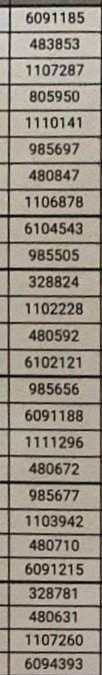
#> input picture bigPicture.jpeg, 102 x 675 px, found by its file name
$ python checkEncrypt.py
#> lines starting #> are read from the running program, lines starting #| are printed output that depends on the picture; after the words box and inside, x2 and y2 are one past the last pixel; in counts of white or black regions, pixels touching at a corner belong together
import cv2
from cv2 import compare
import pytesseract
import numpy as np
import re
import random
from os import listdir
from os.path import isfile, join
from pytesseract import Output


class textMarker:
    # added this class
    def cropPaste(sourceList, compList):
        for dic in sourceList:
            cropped_img = dic["img_obj"]
            org_img = dic["org_img"]
            img_height = np.shape(cropped_img)[0]
            img_width = np.shape(cropped_img)[1]
            org_img[dic["crop_coor"][1]:img_height, dic["crop_coor"][0]:img_width] = dic["img_obj"]
            dic["org_img"] = org_img
        for dic in compList:
            cropped_img = dic["img_obj"]
            org_img = dic["org_img"]
            img_height = np.shape(cropped_img)[0] + dic["crop_coor"][0]
            img_width = np.shape(cropped_img)[1] + dic["crop_coor"][1]
            org_img[dic["crop_coor"][0]:img_height, dic["crop_coor"][1]:img_width] = dic["img_obj"]
            dic["org_img"] = org_img


    # shows all the images that are in the compare and source img lists.
    def imgShow(source_photos, compare_photos):
        counter = 0
        for photo in source_photos:
            cv2.imshow("{}".format(random.randint(1, 1000)), source_photos[counter]["org_img"])
            # cv2.waitKey(0)
            counter += 1
        counter = 0
        for photo2 in compare_photos:
            cv2.imshow("{}".format(random.randint(1, 1000)), compare_photos[counter]["org_img"])
            # cv2.waitKey(0)
            counter += 1

                #   (1) img location in memory
                #   (2) bool set to true if image depict a table
                #   (3) specify if the img was cropped and provide the original img
                #   (4) specify the box coordinates of the cropped image (tuple)
    def ImageToData(img_address, is_table, orgImg=None, orgImg_coor=None):
        img_data = None
        if(is_table):
            img = cv2.imread(img_address)
            result = textMarker.OCR_correct(img)
            img_data = pytesseract.image_to_data(result, output_type=Output.DICT, config='tessedit_char_whitelist=0123456789')
            img_data["img_obj"] = img
            if(orgImg is not None):
                org_img = cv2.imread(orgImg)
                img_data["org_img"] = org_img
                img_data["crop_coor"] = orgImg_coor
            # if the photo wasn't cropped, put the original image into the org_img as well as img_obj
            else:
                img_data["org_img"] = img
                img_data["crop_coor"] = (0,0)
        else:
            img = cv2.imread(img_address)
            img_data = pytesseract.image_to_data(img, output_type=Output.DICT, config=r'-l eng+heb')
            textMarker.strip_char(img_data)
            img_data["img_obj"] = img
            if(orgImg is not None):
                img_data["org_img"] = orgImg
                img_data["crop_coor"] = orgImg_coor
            # if the photo wasn't cropped, put the original image into the org_img as well as img_obj
            else:
                img_data["org_img"] = img
                img_data["crop_coor"] = (0,0)
        return img_data


    # method that strips any string from the numbers list that is not a number for filtering only the numbers from the list
    def strip_char(img_data):
        counter = 0
        for iden_num in img_data["text"]:
            img_data["text"][counter] = re.sub("[^0-9]", "", iden_num)
            counter += 1

    def OCR_correct(img):
        result = img.copy()
        result = cv2.cvtColor(result, cv2.COLOR_BGR2GRAY)

        # finding the background color for blending the lines for tesseract to identify it
        hist = cv2.calcHist([result], [0], None, [256], [0, 256])
        heighestIn = np.where(np.amax(hist) == hist)
        blendingColor = heighestIn[0][0].item()
        threshold = cv2.threshold(
            result, 0, 255, cv2.THRESH_BINARY_INV + cv2.THRESH_OTSU)[1]
        horizontalKernel = cv2.getStructuringElement(cv2.MORPH_RECT, (30, 1))
        removeHoriontal = cv2.morphologyEx(
            threshold, cv2.MORPH_OPEN, horizontalKernel, iterations=2)
        contursH = cv2.findContours(
            removeHoriontal, cv2.RETR_EXTERNAL, cv2.CHAIN_APPROX_SIMPLE)
        contursH = contursH[0] if len(contursH) == 2 else contursH[1]
        for c in contursH:
            cv2.drawContours(
                result, [c], -1, (blendingColor, blendingColor, blendingColor), 5)

        VerticalKernel = cv2.getStructuringElement(cv2.MORPH_RECT, (1, 30))
        removeVertical = cv2.morphologyEx(
            threshold, cv2.MORPH_OPEN, VerticalKernel, iterations=2)
        contursV = cv2.findContours(
            removeVertical, cv2.RETR_EXTERNAL, cv2.CHAIN_APPROX_SIMPLE)
        contursV = contursV[0] if len(contursV) == 2 else contursV[1]
        for c in contursV:
            cv2.drawContours(
                result, [c], -1, (blendingColor, blendingColor, blendingColor), 5)
        return result


    def OCR_wtextCorrect(img):
        img = textMarker.OCR_correct(img)
        text_mask = cv2.threshold(
            img, 0, 255, cv2.THRESH_BINARY_INV + cv2.THRESH_OTSU)[1]
        result = cv2.bitwise_and(img, img, mask=text_mask)
        return result


    # 1) iterate over source pics
    # 2) choose a source pic
    # 3) iterate over source pic texts
    # 4) extract it's data and iterate over compare pics
    # 5) extract comapre picture data
    # 6) a) compare source picture text with the compare pic text
        # *) if there is a match:
        # highlight both texts and up the counter of the compare pics array by one
        # **) if not and there is an another pic:
        # move to the other pic and try (a*) again
    # 7) move to the next source pic (if there is one) and try 2 through 6 again

    def MarkWords(img_sourceList, img_compareList):
        alpha = 0.5
        for s_imgData in img_sourceList:
            dic = s_imgData
            for number in range(len(dic["text"])):
                if (dic["text"][number] != '' and int(float(dic['conf'][number])) > 60):
                    bgr_markingColor = [random.randint(1,255),random.randint(1,255),random.randint(1,255)]
                    overlaySource = dic["img_obj"].copy()
                    # counter for going over the cmp pictures Data
                    c_counter = 0
                    # boolean if the number was found in both images
                    num_found = False
                    while (not num_found and c_counter < len(img_compareList)):
                        compare_dic = img_compareList[c_counter]
                        overlayComp = compare_dic["img_obj"].copy()
                        try:
                            # gives me the index of the matching text in the specific compare dictionary
                            # this line acts as a conditional, if there is no matches there will be a ValueError exception
                            cmpText_index = compare_dic["text"].index(dic["text"][number])

                            # highlighting the text on the source picture
                            width = dic["width"][number]
                            height = dic["height"][number]
                            xtop, ytop, xbottom, ybottom = dic["left"][number], dic["top"][
                                number], dic["left"][number] + width, dic["top"][number] + height
                            startingP = (int(xtop), int(ytop))
                            endP = (int(xbottom), int(ybottom))
                            cv2.rectangle(overlaySource, startingP,
                                        endP, (bgr_markingColor[0], bgr_markingColor[1], bgr_markingColor[2]), -1)
                            dic["img_obj"] = cv2.addWeighted(
                                overlaySource, alpha, dic["img_obj"], 1 - alpha, 0)

                            # highlighting the text on the compare picture
                            width = compare_dic["width"][cmpText_index]
                            height = compare_dic["height"][cmpText_index]
                            xtop, ytop, xbottom, ybottom = compare_dic["left"][cmpText_index], compare_dic["top"][
                                cmpText_index], compare_dic["left"][cmpText_index] + width, compare_dic["top"][cmpText_index] + height
                            startingP = (int(xtop), int(ytop))
                            endP = (int(xbottom), int(ybottom))
                            cv2.rectangle(overlayComp, startingP,
                                        endP, (bgr_markingColor[0], bgr_markingColor[1], bgr_markingColor[2]), -1)
                            compare_dic["img_obj"] = cv2.addWeighted(
                                overlayComp, alpha, compare_dic["img_obj"], 1 - alpha, 0)
                            num_found = True
                        except ValueError:
                            # up the counter by one and just move on to the next cmp pic
                            c_counter += 1

    # find out how to read 2 images at the same time because i have trouble with that

img_sourceList = []
img_compareList = []
img_compareList.append(textMarker.ImageToData('C:\\OCRProj\\bigPicture.jpeg', True, 'C:\\OCRProj\\nums.png', (0,259)))
#> in ImageToData, img is the input picture: shape (675, 102, 3); mean B, G, R 133.5, 145, 151.6
#> in OCR_correct, `hist = cv2.calcHist([result], [0], None, [256], [0, 256])`: hist = 256 values, max 2516 at index 173, min 0 at index 0, mean 268.9
#> in OCR_correct, `heighestIn = np.where(np.amax(hist) == hist)`: heighestIn = ([173], [0])
#> in OCR_correct, `blendingColor = heighestIn[0][0].item()`: blendingColor = 173
#> in OCR_correct, `threshold = cv2.threshold( result, 0, 255, cv2.THRESH_BINARY_INV + cv2..`:
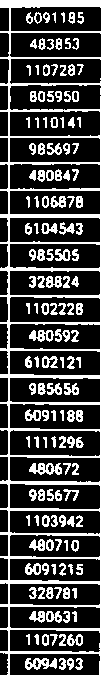
#> threshold: shape (675, 102); 26.7% white; 146 white regions, largest, box (x1, y1, x2, y2) and area: (0, 0, 102, 675) 9949, (29, 463, 62, 475) 248, (25, 658, 57, 670) 237
#> in OCR_correct, `removeHoriontal = cv2.morphologyEx( threshold, cv2.MORPH_OPEN, horizon..`: removeHoriontal: shape (675, 102); 10% white; 26 white regions
#> in OCR_correct, `contursH = cv2.findContours( removeHoriontal, cv2.RETR_EXTERNAL, cv2.C..`: contursH = 26 contours; largest, box (x1, y1, x2, y2) and area: (0, 0, 102, 7) 606, (0, 214, 102, 218) 303, (0, 481, 102, 485) 254, (0, 580, 102, 584) 238, (0, 374, 102, 378) 238
#> the loop in OCR_correct, `for c in contursH:` made 26 passes
#> c on passes 13, 14, 16, 17, 18, 19, 20, 21, 24, 25, 26: [[0, 349], [0, 350], [101, 350], [101, 349]], [[0, 322], [0, 323], [101, 323], [101, 322]], [[0, 268], [0, 270], [101, 270], [101, 268]], [[0, 242], [0, 243], [101, 243], [101, 242]], [[0, 214], [0, 217], [101, 217], [101, 214]], [[0, 189], [0, 190], [101, 190], [101, 189]], [[0, 162], [0, 163], [101, 163], [101, 162]], [[0, 136], [0, 137], [101, 137], [101, 136]], [[0, 57], [0, 58], [101, 58], [101, 57]], [[0, 31], [0, 32], [101, 32], [101, 31]], [[0, 0], [0, 6], [101, 6], [101, 0]]
#> in OCR_correct, `VerticalKernel = cv2.getStructuringElement(cv2.MORPH_RECT, (1, 30))`: VerticalKernel = 30 values from 1 to 1
#> in OCR_correct, `removeVertical = cv2.morphologyEx( threshold, cv2.MORPH_OPEN, Vertical..`: removeVertical: shape (675, 102); 3.8% white; 2 white regions
#> in OCR_correct, `contursV = cv2.findContours( removeVertical, cv2.RETR_EXTERNAL, cv2.CH..`: contursV = 2 contours; box (x1, y1, x2, y2) and area: (8, 0, 11, 675) 658, (100, 0, 102, 675) 576
#> the loop in OCR_correct, `for c in contursV:` made 2 passes
#> after the loop in OCR_correct, `for c in contursV:`: result: shape (675, 102); min 8, max 229, mean 161.4
#> (the call stopped at in ImageToData, `img_data = pytesseract.image_to_data(result, output_type=Output.DICT, ..`: pytesseract is not available in this run)
img_sourceList.append(textMarker.ImageToData('C:\\OCRProj\\green2.png', True))
#> call 2 of ImageToData, with img_address = 'C:\\OCRProj\\green2.png', is_table = True
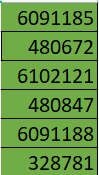
#> input picture green2.png, 99 x 175 px, found by its file name
#> in ImageToData, img is the input picture: shape (175, 99, 3); mean B, G, R 66.5, 148.8, 99.4
#> in OCR_correct (call 2), `threshold = cv2.threshold( result, 0, 255, cv2.THRESH_BINARY_INV + cv2..`: threshold: shape (175, 99); 16.3% white in thin lines or dots
#> in OCR_correct (call 2), `removeHoriontal = cv2.morphologyEx( threshold, cv2.MORPH_OPEN, horizon..`: removeHoriontal: shape (175, 99); 2.8% white in thin lines or dots, all inside (x1, y1, x2, y2) = (3, 31, 99, 148)
#> in OCR_correct (call 2), `contursH = cv2.findContours( removeHoriontal, cv2.RETR_EXTERNAL, cv2.C..`: contursH = 5 contours, all with area under 20
#> the loop in OCR_correct (call 2), `for c in contursH:` made 5 passes
#> c on passes 1 to 5: [[3, 147], [98, 147]], [[3, 118], [98, 118]], [[3, 89], [98, 89]], [[3, 60], [98, 60]], [[3, 31], [98, 31]]
#> after the loop in OCR_correct (call 2), `for c in contursH:`: result: shape (175, 99); min 0, max 255, mean 128.6
#> in OCR_correct (call 2), `removeVertical = cv2.morphologyEx( threshold, cv2.MORPH_OPEN, Vertical..`: removeVertical: shape (175, 99); 0.98% white in thin lines or dots, all inside (x1, y1, x2, y2) = (97, 5, 98, 175)
#> in OCR_correct (call 2), `contursV = cv2.findContours( removeVertical, cv2.RETR_EXTERNAL, cv2.CH..`: contursV = 1 contour, all with area under 20
#> the loop in OCR_correct (call 2), `for c in contursV:` made 1 pass
#> c on pass 1: [[97, 5], [97, 174]]
#> after the loop in OCR_correct (call 2), `for c in contursV:`: result: shape (175, 99); min 0, max 255, mean 128.9
#> (the call stopped at in ImageToData, `img_data = pytesseract.image_to_data(result, output_type=Output.DICT, ..`: pytesseract is not available in this run)
img_sourceList.append(textMarker.ImageToData('C:\\OCRProj\\greentable3.png', True))
#> call 3 of ImageToData, with img_address = 'C:\\OCRProj\\greentable3.png', is_table = True
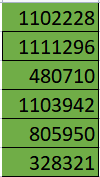
#> input picture greentable3.png, 100 x 177 px, found by its file name
#> in ImageToData, img is the input picture: shape (177, 100, 3); mean B, G, R 68, 149.1, 100.4
#> in OCR_correct (call 3), `hist = cv2.calcHist([result], [0], None, [256], [0, 256])`: hist = 256 values, max 12788 at index 143, min 0 at index 2, mean 69.14
#> in OCR_correct (call 3), `threshold = cv2.threshold( result, 0, 255, cv2.THRESH_BINARY_INV + cv2..`: threshold: shape (177, 100); 16.9% white in thin lines or dots
#> in OCR_correct (call 3), `removeHoriontal = cv2.morphologyEx( threshold, cv2.MORPH_OPEN, horizon..`: removeHoriontal: shape (177, 100); 3.3% white in thin lines or dots, all inside (x1, y1, x2, y2) = (4, 31, 100, 177)
#> in OCR_correct (call 3), `contursH = cv2.findContours( removeHoriontal, cv2.RETR_EXTERNAL, cv2.C..`: contursH = 6 contours, all with area under 20
#> the loop in OCR_correct (call 3), `for c in contursH:` made 6 passes
#> c on passes 1 to 6: [[4, 176], [99, 176]], [[4, 147], [99, 147]], [[4, 118], [99, 118]], [[4, 89], [99, 89]], [[4, 60], [99, 60]], [[4, 31], [99, 31]]
#> after the loop in OCR_correct (call 3), `for c in contursH:`: result: shape (177, 100); min 0, max 255, mean 129.9
#> in OCR_correct (call 3), `removeVertical = cv2.morphologyEx( threshold, cv2.MORPH_OPEN, Vertical..`: removeVertical: shape (177, 100); 0.97% white in thin lines or dots, all inside (x1, y1, x2, y2) = (98, 5, 99, 177)
#> in OCR_correct (call 3), `contursV = cv2.findContours( removeVertical, cv2.RETR_EXTERNAL, cv2.CH..`: contursV = 1 contour, all with area under 20
#> in OCR_correct (call 3), `contursV = contursV[0] if len(contursV) == 2 else contursV[1]`: contursV = [[[98, 5], [98, 176]]]
#> the loop in OCR_correct (call 3), `for c in contursV:` made 1 pass
#> c on pass 1: [[98, 5], [98, 176]]
#> after the loop in OCR_correct (call 3), `for c in contursV:`:
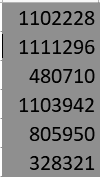
#> result: shape (177, 100); min 0, max 255, mean 130.1
#> (the call stopped at in ImageToData, `img_data = pytesseract.image_to_data(result, output_type=Output.DICT, ..`: pytesseract is not available in this run)
img_sourceList.append(textMarker.ImageToData('C:\\OCRProj\\sourceta.png', True))
#> call 4 of ImageToData, with img_address = 'C:\\OCRProj\\sourceta.png', is_table = True
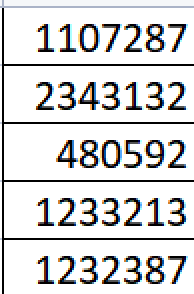
#> input picture sourceta.png, 97 x 147 px, found by its file name (shown 2 times larger)
#> in ImageToData, img is the input picture: shape (147, 97, 3); mean B, G, R 214.8, 214.7, 214.5
#> in OCR_correct (call 4), `hist = cv2.calcHist([result], [0], None, [256], [0, 256])`: hist = 256 values, max 10570 at index 255, min 0 at index 1, mean 55.7
#> in OCR_correct (call 4), `heighestIn = np.where(np.amax(hist) == hist)`: heighestIn = ([255], [0])
#> in OCR_correct (call 4), `blendingColor = heighestIn[0][0].item()`: blendingColor = 255
#> in OCR_correct (call 4), `threshold = cv2.threshold( result, 0, 255, cv2.THRESH_BINARY_INV + cv2..`: threshold: shape (147, 97); 16.2% white in thin lines or dots
#> in OCR_correct (call 4), `removeHoriontal = cv2.morphologyEx( threshold, cv2.MORPH_OPEN, horizon..`: removeHoriontal: shape (147, 97); 2.6% white in thin lines or dots, all inside (x1, y1, x2, y2) = (3, 32, 97, 120)
#> in OCR_correct (call 4), `contursH = cv2.findContours( removeHoriontal, cv2.RETR_EXTERNAL, cv2.C..`: contursH = 4 contours, all with area under 20
#> the loop in OCR_correct (call 4), `for c in contursH:` made 4 passes
#> c on passes 1 to 4: [[3, 119], [96, 119]], [[3, 90], [96, 90]], [[3, 61], [96, 61]], [[3, 32], [96, 32]]
#> after the loop in OCR_correct (call 4), `for c in contursH:`: result: shape (147, 97); min 0, max 255, mean 221.9
#> in OCR_correct (call 4), `removeVertical = cv2.morphologyEx( threshold, cv2.MORPH_OPEN, Vertical..`:
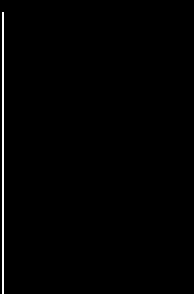
#> removeVertical: shape (147, 97) (shown 2 times larger); 0.99% white in thin lines or dots, all inside (x1, y1, x2, y2) = (1, 6, 2, 147)
#> in OCR_correct (call 4), `contursV = cv2.findContours( removeVertical, cv2.RETR_EXTERNAL, cv2.CH..`: contursV = 1 contour, all with area under 20
#> in OCR_correct (call 4), `contursV = contursV[0] if len(contursV) == 2 else contursV[1]`: contursV = [[[1, 6], [1, 146]]]
#> the loop in OCR_correct (call 4), `for c in contursV:` made 1 pass
#> c on pass 1: [[1, 6], [1, 146]]
#> after the loop in OCR_correct (call 4), `for c in contursV:`: result: shape (147, 97); min 0, max 255, mean 224.1
#> (the call stopped at in ImageToData, `img_data = pytesseract.image_to_data(result, output_type=Output.DICT, ..`: pytesseract is not available in this run)
img_sourceList.append(textMarker.ImageToData('C:\\OCRProj\\whatsappImg.png', False))
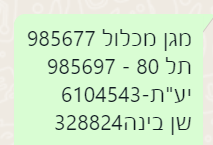
#> input picture whatsappImg.png, 213 x 145 px, found by its file name
#> in ImageToData, img is the input picture: shape (145, 213, 3); mean B, G, R 204.3, 236.8, 210.2
#> (the call stopped at in ImageToData, `img_data = pytesseract.image_to_data(img, output_type=Output.DICT, con..`: pytesseract is not available in this run)
img_sourceList.append(textMarker.ImageToData('C:\\OCRProj\\whatsappImg2.png', False))
#> (the call stopped at in ImageToData, `img_data = pytesseract.image_to_data(img, output_type=Output.DICT, con..`: pytesseract is not available in this run)
textMarker.MarkWords(img_sourceList, img_compareList)
textMarker.cropPaste(img_sourceList, img_compareList)
textMarker.imgShow(img_sourceList, img_compareList)
#> after the loop in imgShow, `for photo in source_photos:`: counter = 0
# mybigimg = cv2.imread('C:\\OCRProj\\nums.png')
# mybigimg[0:675, 259:361] = img_compareList[0]["img_obj"]
# cv2.imshow("croppedimg", mybigimg)
cv2.waitKey(0)
